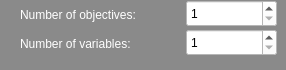
             <widget class="QFrame" name="definition_frame_1">
              <property name="sizePolicy">
               <sizepolicy hsizetype="Preferred" vsizetype="Fixed">
                <horstretch>0</horstretch>
                <verstretch>0</verstretch>
               </sizepolicy>
              </property>
              <property name="minimumSize">
               <size>
                <width>0</width>
                <height>70</height>
               </size>
              </property>
              <property name="maximumSize">
               <size>
                <width>16777215</width>
                <height>70</height>
               </size>
              </property>
              <property name="styleSheet">
               <string notr="true">background-color:#8A8A8A</string>
              </property>
              <property name="frameShape">
               <enum>QFrame::NoFrame</enum>
              </property>
              <property name="frameShadow">
               <enum>QFrame::Raised</enum>
              </property>
              <widget class="QSpinBox" name="objectives">
               <property name="geometry">
                <rect>
                 <x>186</x>
                 <y>0</y>
                 <width>91</width>
                 <height>27</height>
                </rect>
               </property>
               <property name="styleSheet">
                <string notr="true">background-color:white</string>
               </property>
               <property name="minimum">
                <number>1</number>
               </property>
               <property name="maximum">
                <number>99</number>
               </property>
               <property name="value">
                <number>1</number>
               </property>
              </widget>
              <widget class="QLabel" name="label_4">
               <property name="geometry">
                <rect>
                 <x>20</x>
                 <y>35</y>
                 <width>161</width>
                 <height>17</height>
                </rect>
               </property>
               <property name="styleSheet">
                <string notr="true">color:white</string>
               </property>
               <property name="text">
                <string>Number of variables:</string>
               </property>
              </widget>
              <widget class="QSpinBox" name="variables">
               <property name="geometry">
                <rect>
                 <x>186</x>
                 <y>29</y>
                 <width>91</width>
                 <height>27</height>
                </rect>
               </property>
               <property name="styleSheet">
                <string notr="true">background-color:white</string>
               </property>
               <property name="minimum">
                <number>1</number>
               </property>
               <property name="maximum">
                <number>99</number>
               </property>
               <property name="value">
                <number>1</number>
               </property>
              </widget>
              <widget class="QLabel" name="label_3">
               <property name="geometry">
                <rect>
                 <x>20</x>
                 <y>6</y>
                 <width>161</width>
                 <height>17</height>
                </rect>
               </property>
               <property name="styleSheet">
                <string notr="true">color:white</string>
               </property>
               <property name="text">
                <string>Number of objectives: </string>
               </property>
              </widget>
             </widget>
